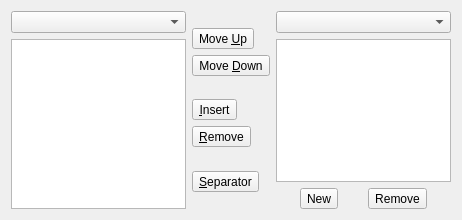
<?xml version="1.0" encoding="UTF-8"?>
<ui version="4.0">
 <class>Toolbar_Editor</class>
 <widget class="QWidget" name="Toolbar_Editor">
  <property name="geometry">
   <rect>
    <x>0</x>
    <y>0</y>
    <width>462</width>
    <height>220</height>
   </rect>
  </property>
  <property name="minimumSize">
   <size>
    <width>330</width>
    <height>220</height>
   </size>
  </property>
  <layout class="QGridLayout" name="gridLayout">
   <item row="0" column="0">
    <widget class="QComboBox" name="combo_menu">
     <property name="toolTip">
      <string>Select a menu</string>
     </property>
     <property name="whatsThis">
      <string>Lists the avaliable menus to get the corresponding actions</string>
     </property>
    </widget>
   </item>
   <item row="0" column="2">
    <widget class="QComboBox" name="combo_toolbar">
     <property name="toolTip">
      <string>Select toolbar</string>
     </property>
     <property name="whatsThis">
      <string>List the available toolbars. The selected one will be edited</string>
     </property>
    </widget>
   </item>
   <item row="1" column="2">
    <widget class="QListWidget" name="list_toolbar">
     <property name="whatsThis">
      <string>Lists the actions in the selected toolbar</string>
     </property>
    </widget>
   </item>
   <item row="2" column="2">
    <layout class="QHBoxLayout" name="horizontalLayout">
     <item>
      <widget class="QToolButton" name="button_add_toolbar">
       <property name="toolTip">
        <string>Add new Toolbar</string>
       </property>
       <property name="text">
        <string>New</string>
       </property>
       <property name="icon">
        <iconset theme="list-add">
         <normaloff>.</normaloff>.</iconset>
       </property>
      </widget>
     </item>
     <item>
      <widget class="QToolButton" name="button_remove_toolbar">
       <property name="toolTip">
        <string>Delete selected toolbar</string>
       </property>
       <property name="text">
        <string>Remove</string>
       </property>
       <property name="icon">
        <iconset theme="list-remove">
         <normaloff>.</normaloff>.</iconset>
       </property>
      </widget>
     </item>
    </layout>
   </item>
   <item row="1" column="0" rowspan="2">
    <widget class="QListWidget" name="list_menu">
     <property name="whatsThis">
      <string>Lists the available actions for the selected menu</string>
     </property>
    </widget>
   </item>
   <item row="0" column="1" rowspan="3">
    <layout class="QVBoxLayout" name="verticalLayout">
     <item>
      <spacer name="verticalSpacer_3">
       <property name="orientation">
        <enum>Qt::Vertical</enum>
       </property>
       <property name="sizeHint" stdset="0">
        <size>
         <width>20</width>
         <height>40</height>
        </size>
       </property>
      </spacer>
     </item>
     <item>
      <widget class="QToolButton" name="button_up">
       <property name="toolTip">
        <string>Move Up</string>
       </property>
       <property name="whatsThis">
        <string>Moves the selected toolbar item up</string>
       </property>
       <property name="text">
        <string>Move &amp;Up</string>
       </property>
       <property name="icon">
        <iconset theme="arrow-up">
         <normaloff>.</normaloff>.</iconset>
       </property>
      </widget>
     </item>
     <item>
      <widget class="QToolButton" name="button_down">
       <property name="toolTip">
        <string>Move Down</string>
       </property>
       <property name="whatsThis">
        <string>moves the selected toolbar item down</string>
       </property>
       <property name="text">
        <string>Move &amp;Down</string>
       </property>
       <property name="icon">
        <iconset theme="arrow-down">
         <normaloff>.</normaloff>.</iconset>
       </property>
      </widget>
     </item>
     <item>
      <spacer name="verticalSpacer_2">
       <property name="orientation">
        <enum>Qt::Vertical</enum>
       </property>
       <property name="sizeHint" stdset="0">
        <size>
         <width>20</width>
         <height>40</height>
        </size>
       </property>
      </spacer>
     </item>
     <item>
      <widget class="QToolButton" name="button_insert">
       <property name="toolTip">
        <string>Insert</string>
       </property>
       <property name="whatsThis">
        <string>Adds the selected menu action to the toolbar</string>
       </property>
       <property name="text">
        <string>&amp;Insert</string>
       </property>
       <property name="icon">
        <iconset theme="list-add">
         <normaloff>.</normaloff>.</iconset>
       </property>
      </widget>
     </item>
     <item>
      <widget class="QToolButton" name="button_remove">
       <property name="toolTip">
        <string>Remove</string>
       </property>
       <property name="whatsThis">
        <string>Removes the selected item from the active toolbar</string>
       </property>
       <property name="text">
        <string>&amp;Remove</string>
       </property>
       <property name="icon">
        <iconset theme="list-remove">
         <normaloff>.</normaloff>.</iconset>
       </property>
      </widget>
     </item>
     <item>
      <spacer name="verticalSpacer">
       <property name="orientation">
        <enum>Qt::Vertical</enum>
       </property>
       <property name="sizeHint" stdset="0">
        <size>
         <width>20</width>
         <height>40</height>
        </size>
       </property>
      </spacer>
     </item>
     <item>
      <widget class="QToolButton" name="button_insert_separator">
       <property name="whatsThis">
        <string>Separator</string>
       </property>
       <property name="text">
        <string>&amp;Separator</string>
       </property>
       <property name="icon">
        <iconset theme="insert-horizontal-rule">
         <normaloff>.</normaloff>.</iconset>
       </property>
      </widget>
     </item>
     <item>
      <spacer name="verticalSpacer_4">
       <property name="orientation">
        <enum>Qt::Vertical</enum>
       </property>
       <property name="sizeHint" stdset="0">
        <size>
         <width>20</width>
         <height>40</height>
        </size>
       </property>
      </spacer>
     </item>
    </layout>
   </item>
  </layout>
 </widget>
 <resources/>
 <connections>
  <connection>
   <sender>combo_toolbar</sender>
   <signal>currentIndexChanged(QString)</signal>
   <receiver>Toolbar_Editor</receiver>
   <slot>update_list_toolbar(QString)</slot>
   <hints>
    <hint type="sourcelabel">
     <x>294</x>
     <y>22</y>
    </hint>
    <hint type="destinationlabel">
     <x>409</x>
     <y>18</y>
    </hint>
   </hints>
  </connection>
 </connections>
 <slots>
  <slot>update_list_toolbar(QString)</slot>
 </slots>
</ui>
